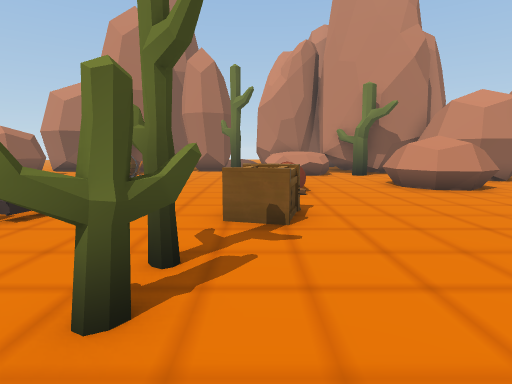
[1] (above)

23 first-person views from a walk through a scene from a Unity 3-D project. The camera is 1.2 m above the floor, tilts 8° down and sees 80° across. The floor is counted in squares, 1 m on a side. Each view is taken from the middle of a square. On the plan, view 1 faces up. The plan holds only what a view shows up to about 13 squares ahead; the rest is blank. The place goes on beyond the plan. The player character is not drawn. Some animated figures are left out. Door leaves are left out, so doorways stand open. Some surface patterns are stand-ins.

[2]
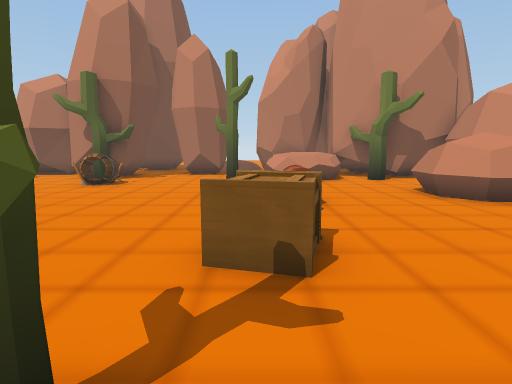

[3]
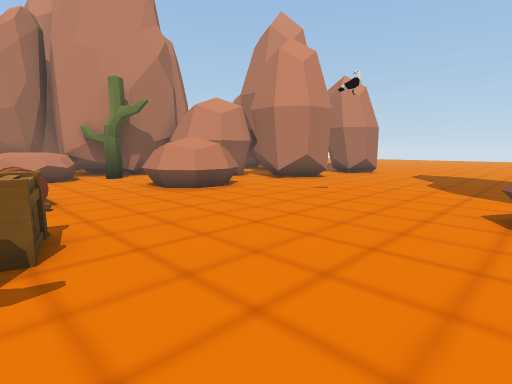

[4]
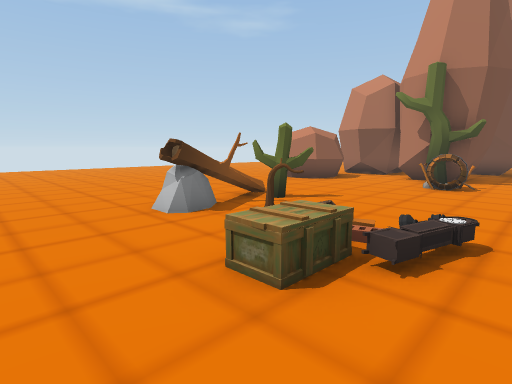

[5]
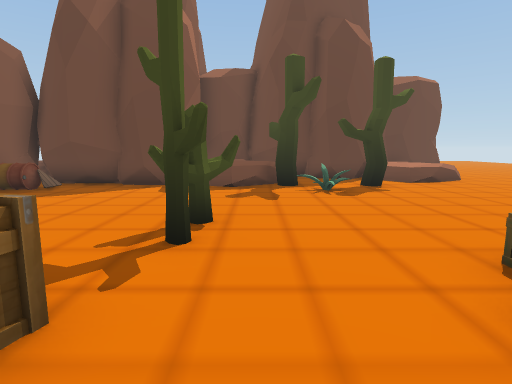

[6]
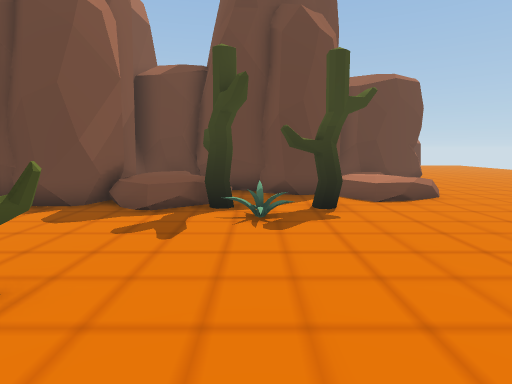

[7]
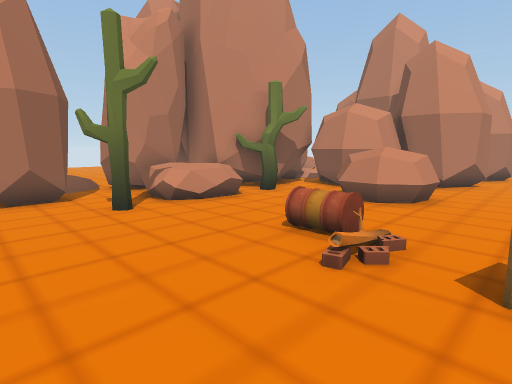

[8]
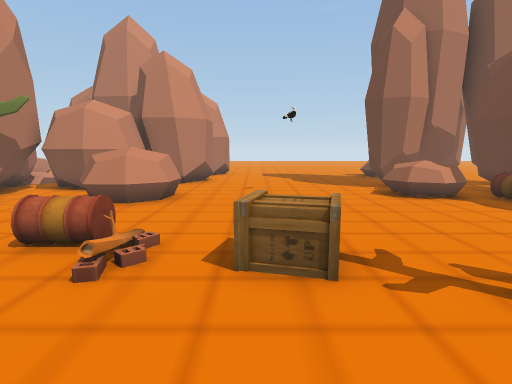

[9]
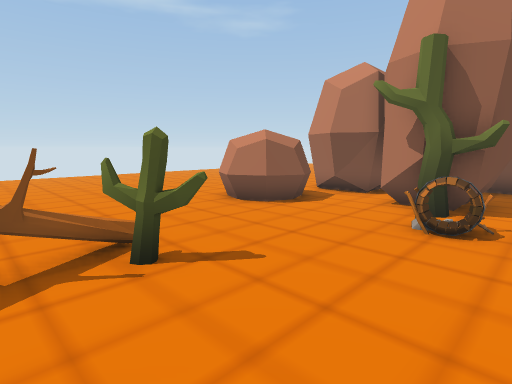

[10]
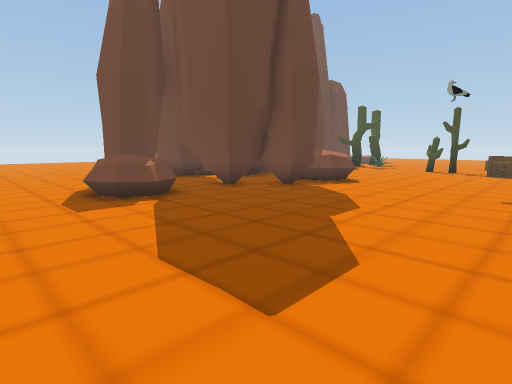

[11]
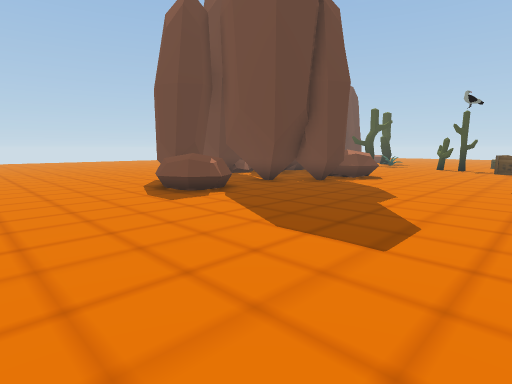

[12]
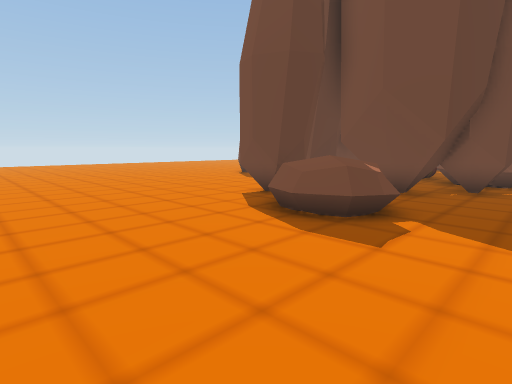

[13]
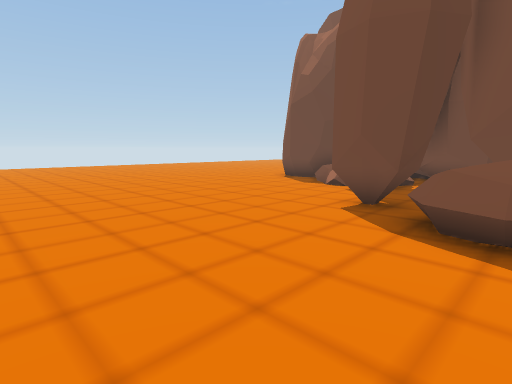

[14]
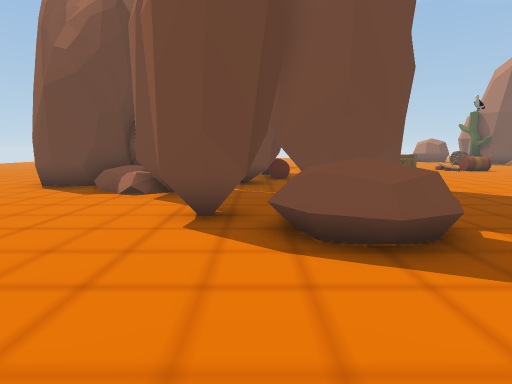

[15]
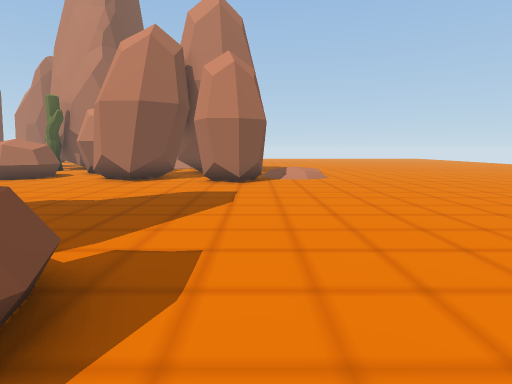

[16]
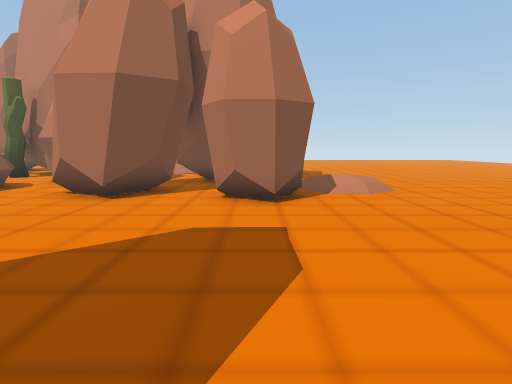

[17]
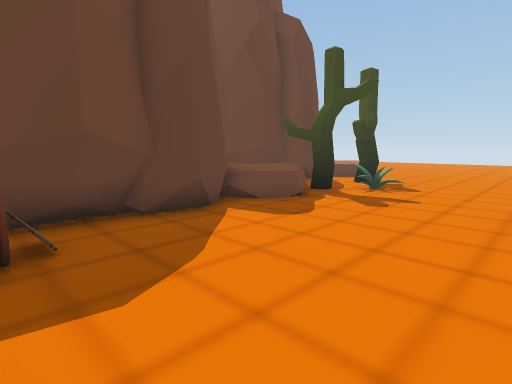

[18]
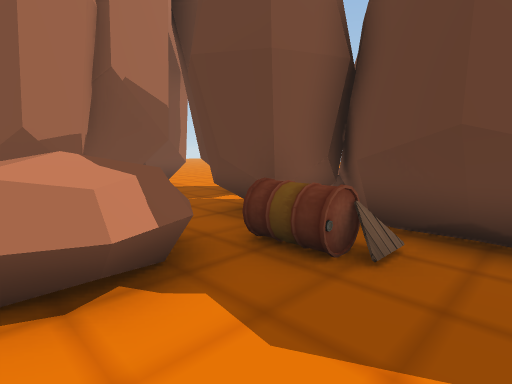

[19]
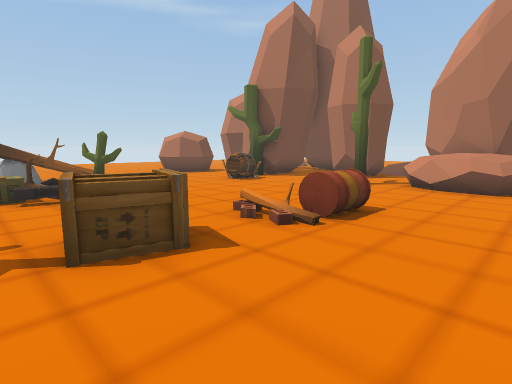

[20]
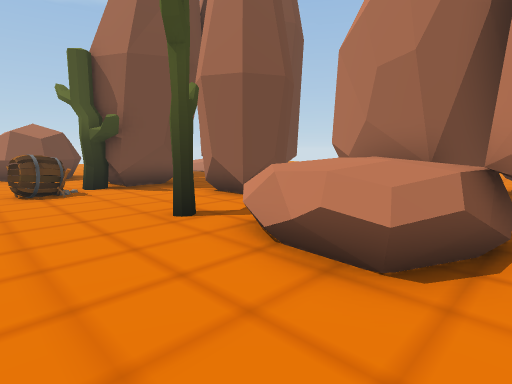

[21]
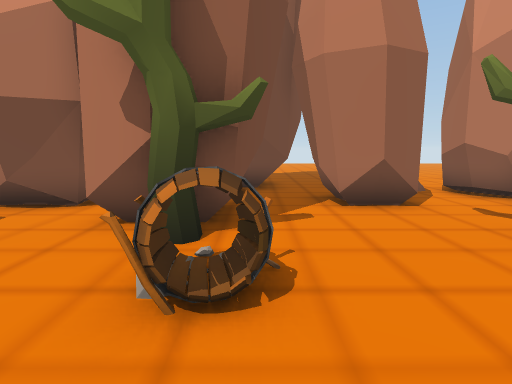

[22]
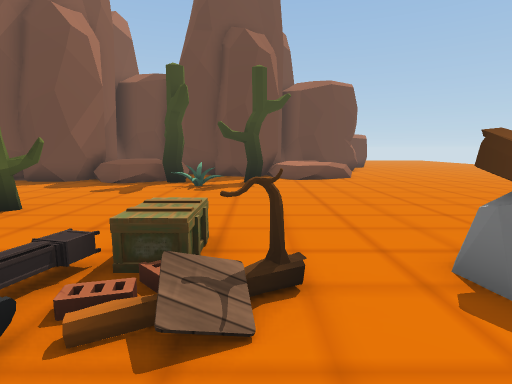

[23]
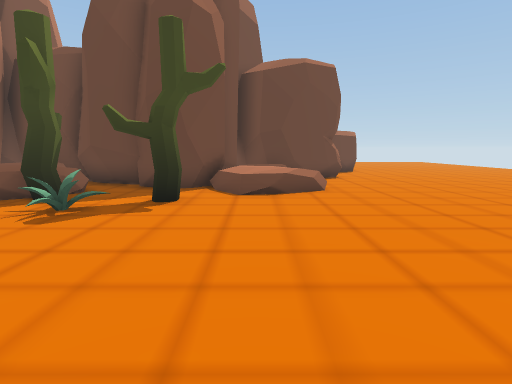

### Floor plan
Key: @ floor where view 1 was taken; # wall or solid block; x gap in a wall; . main floor; : floor 0.25 m higher than the main floor; + floor 0.5 m higher than the main floor; * floor 0.75 m higher than the main floor; / step, stairs or slope; D open door; = window, fence, low wall or low ledge; ^ raised ledge; B barrel; A box; S sign; T thing the floor can be seen under or through; O other object.
Columns run from 10 left of view 1 to 19 right of it. Each row starts with its distance up from view 1.
 23       ..
 22       ..
 21       #.
 20       #.
 19      ##. +#
 18      #########
 17  ##  #####.####
 16 ######.##..^^^#   ##
 15 #.####....=^^^######
 14 #..#OO...O.^^^.O###
 13 #...BB...........##   ##
 12 #...BB...........##   ##
 11 ...............#^=### ##   ::/
 10 ...........B...^^^..####   /:/
  9 ...........B...=^#..#######...
  8 .OO.......OO.....D......###...
  7 .OO..............D............
  6 .OO.O//...AA.....D............
  5 .OO..A/...A...................
  4 .....O...O....................
  3 .........O....................
  2 ........OO.......=............
  1 ................==##..........
  0 ..........@....=^^####.==.....
 -1 ................==##TT=^^.....
 -2 ......O....... SBTTTTT=^^.....
 -3 ....OO#O^^.######TT...TT......
 -4 ./=....#^^###########.TT......
 -5 =x*=##.x^^^#    ##  #.TT......
 -6   *######^##     # ##.........
 -7  ==#   #####     ###..........
 -8 ####       #     ##..........

Where each view was taken, in squares from view 1:
view 1: 0 up, 0 right, facing up
view 2: 2 up, 0 right, facing up
view 3: 1 up, 0 right, facing up-right
view 4: 2 up, 3 left, facing up-left
view 5: 7 up, 2 left, facing down
view 6: 5 up, 4 left, facing down
view 7: 6 up, 4 left, facing up-right
view 8: 6 up, 4 left, facing right
view 9: 6 up, 4 left, facing up-left
view 10: 7 up, 17 right, facing down-left
view 11: 7 up, 19 right, facing down-left
view 12: 2 up, 19 right, facing down-left
view 13: 1 down, 19 right, facing down-left
view 14: 3 down, 18 right, facing left
view 15: 3 down, 16 right, facing up
view 16: 1 up, 15 right, facing up
view 17: 2 up, 5 right, facing down-left
view 18: 1 up, 3 right, facing down-right
view 19: 4 up, 4 right, facing up-left
view 20: 11 up, 4 right, facing up-left
view 21: 10 up, 5 left, facing up
view 22: 8 up, 6 left, facing down
view 23: 4 up, 8 left, facing down
